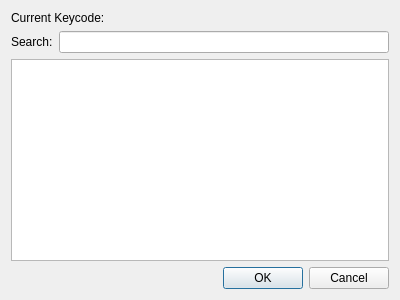
<?xml version="1.0" encoding="UTF-8"?>
<ui version="4.0">
 <class>KeyCustomize</class>
 <widget class="QDialog" name="KeyCustomize">
  <property name="geometry">
   <rect>
    <x>0</x>
    <y>0</y>
    <width>400</width>
    <height>300</height>
   </rect>
  </property>
  <property name="windowTitle">
   <string>Customize Key</string>
  </property>
  <layout class="QVBoxLayout" name="verticalLayout">
   <item>
    <widget class="QLabel" name="keycodeLabel">
     <property name="text">
      <string>Current Keycode:</string>
     </property>
    </widget>
   </item>
   <item>
    <layout class="QHBoxLayout" name="horizontalLayout">
     <item>
      <widget class="QLabel" name="label">
       <property name="text">
        <string>Search:</string>
       </property>
      </widget>
     </item>
     <item>
      <widget class="QLineEdit" name="searchKey"/>
     </item>
    </layout>
   </item>
   <item>
    <widget class="QTableView" name="tableView">
     <property name="editTriggers">
      <set>QAbstractItemView::NoEditTriggers</set>
     </property>
     <property name="alternatingRowColors">
      <bool>true</bool>
     </property>
     <property name="selectionMode">
      <enum>QAbstractItemView::SingleSelection</enum>
     </property>
     <property name="selectionBehavior">
      <enum>QAbstractItemView::SelectRows</enum>
     </property>
     <property name="showGrid">
      <bool>true</bool>
     </property>
     <property name="cornerButtonEnabled">
      <bool>false</bool>
     </property>
     <attribute name="horizontalHeaderVisible">
      <bool>false</bool>
     </attribute>
     <attribute name="horizontalHeaderStretchLastSection">
      <bool>true</bool>
     </attribute>
     <attribute name="verticalHeaderVisible">
      <bool>false</bool>
     </attribute>
     <attribute name="verticalHeaderDefaultSectionSize">
      <number>23</number>
     </attribute>
    </widget>
   </item>
   <item>
    <widget class="QDialogButtonBox" name="buttonBox">
     <property name="orientation">
      <enum>Qt::Horizontal</enum>
     </property>
     <property name="standardButtons">
      <set>QDialogButtonBox::Cancel|QDialogButtonBox::Ok</set>
     </property>
    </widget>
   </item>
  </layout>
 </widget>
 <resources/>
 <connections>
  <connection>
   <sender>buttonBox</sender>
   <signal>accepted()</signal>
   <receiver>KeyCustomize</receiver>
   <slot>accept()</slot>
   <hints>
    <hint type="sourcelabel">
     <x>248</x>
     <y>254</y>
    </hint>
    <hint type="destinationlabel">
     <x>157</x>
     <y>274</y>
    </hint>
   </hints>
  </connection>
  <connection>
   <sender>buttonBox</sender>
   <signal>rejected()</signal>
   <receiver>KeyCustomize</receiver>
   <slot>reject()</slot>
   <hints>
    <hint type="sourcelabel">
     <x>316</x>
     <y>260</y>
    </hint>
    <hint type="destinationlabel">
     <x>286</x>
     <y>274</y>
    </hint>
   </hints>
  </connection>
 </connections>
</ui>
